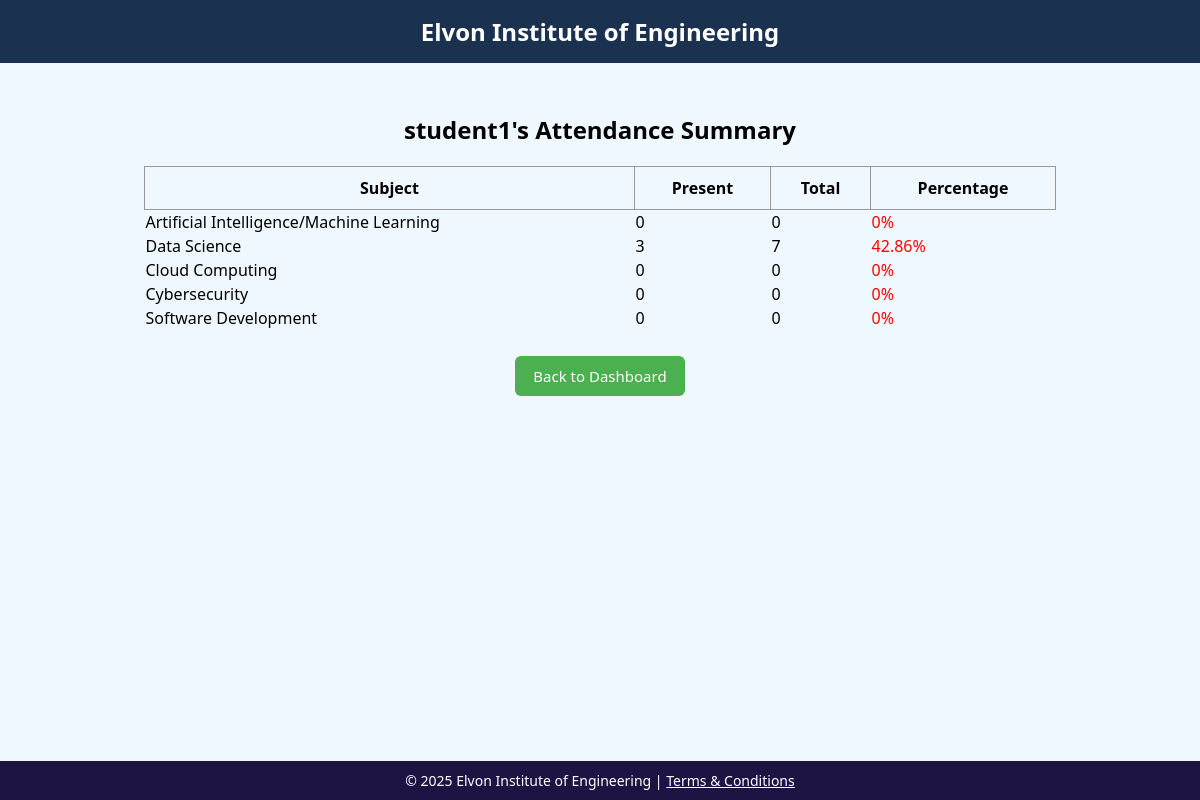
Screenshot of /student/1/ with the database file from the repository.
### attendance_app/models.py (models this page shows, shortened)
class Student(models.Model):
    name = models.CharField(max_length=100)
    roll_number = models.CharField(max_length=20, unique=True)
    registration_number = models.CharField(max_length=30, unique=True)
    password = models.CharField(max_length=100)  # 👈 Add this line
    classroom = models.ForeignKey(Classroom, on_delete=models.CASCADE, null=True, blank=True)  # 👈 Add this

class Subject(models.Model):
    name = models.CharField(max_length=100)

### attendance_app/views.py (the view)
# urls.py: path('student/<int:student_id>/', views.student_profile, name='student_profile'),
def student_profile(request, student_id):
    student = get_object_or_404(Student, id=student_id)
    subjects = Subject.objects.all()
    data = []
    for subject in subjects:
        attendance_qs = Attendance.objects.filter(student=student, subject=subject)
        total = attendance_qs.count()
        present = attendance_qs.filter(status='Present').count()
        percentage = round((present / total) * 100, 2) if total > 0 else 0
        data.append({
            'subject': subject,
            'present': present,
            'total': total,
            'percentage': percentage
        })
    context = {
        'student': student,
        'data': data,
    }
    return render(request, 'student_profile.html', context)

### attendance_app/templates/student_profile.html (shortened to what this page needs)
{% extends 'base.html' %}
{% block content %}
<h2 style="text-align:center;">{{ student.name }}'s Attendance Summary</h2>
<table style="width: 80%; margin: auto; border-collapse: collapse;">
    <tr>
        <th style="padding: 10px; border: 1px solid #999;">Subject</th>
        <th style="padding: 10px; border: 1px solid #999;">Present</th>
        <th style="padding: 10px; border: 1px solid #999;">Total</th>
        <th style="padding: 10px; border: 1px solid #999;">Percentage</th>
    </tr>
    {% for row in data %}
    <tr>
        <td>{{ row.subject.name }}</td>
        <td>{{ row.present }}</td>
        <td>{{ row.total }}</td>
        <td>
            {% if row.percentage < 75 %}
                <span style="color: red">{{ row.percentage }}%</span>
            {% else %}
                <span style="color: green">{{ row.percentage }}%</span>
            {% endif %}
        </td>
    </tr>
    {% endfor %}
</table>
<br>
<div style="text-align: center;">
    <a href="{% url 'dashboard' %}" class="button">Back to Dashboard</a>
</div>
{% endblock %}

### attendance_app/templates/base.html (shortened to what this page needs)
<!DOCTYPE html>
<html>
<head>
</head>
<body>
    <header>
       Elvon Institute of Engineering
    </header>
    <main>
        {% block content %}{% endblock %}
    </main>
    <footer>
        © 2025  Elvon Institute of Engineering | <a href="{% url 'terms' %}" style="color: white; text-decoration: underline;">Terms & Conditions</a>
    </footer>
</body>
</html>

### attendance_app/templates/base.html (style rules this page uses)
body { font-family: 'Segoe UI', Tahoma, Geneva, Verdana, sans-serif; background: #f0f8ff; margin: 0; padding: 0; display: flex; flex-direction: column; min-height: 100vh; }
header { background-color:rgb(27, 49, 80); color: white; padding: 15px 0; text-align: center; font-size: 24px; font-weight: bold; }
main { flex: 1; padding: 30px; }
footer { background-color:rgb(29, 20, 68); color: white; text-align: center; padding: 10px 0; font-size: 14px; }
.button { background-color: #4CAF50; border: none; color: white; padding: 10px 18px; text-align: center; text-decoration: none; display: inline-block; font-size: 15px; margin: 4px 6px; border-radius: 6px; cursor: pointer; transition: background-color 0.3s ease; }

### rows the page displays
Student: name "student1"
Subject: subject.name "Artificial Intelligence/Machine Learning", present "0", total "0", percentage "0"
Subject: subject.name "Data Science", present "3", total "7", percentage "42.86"
Subject: subject.name "Cloud Computing", present "0", total "0", percentage "0"
Subject: subject.name "Cybersecurity", present "0", total "0", percentage "0"
Subject: subject.name "Software Development", present "0", total "0", percentage "0"
